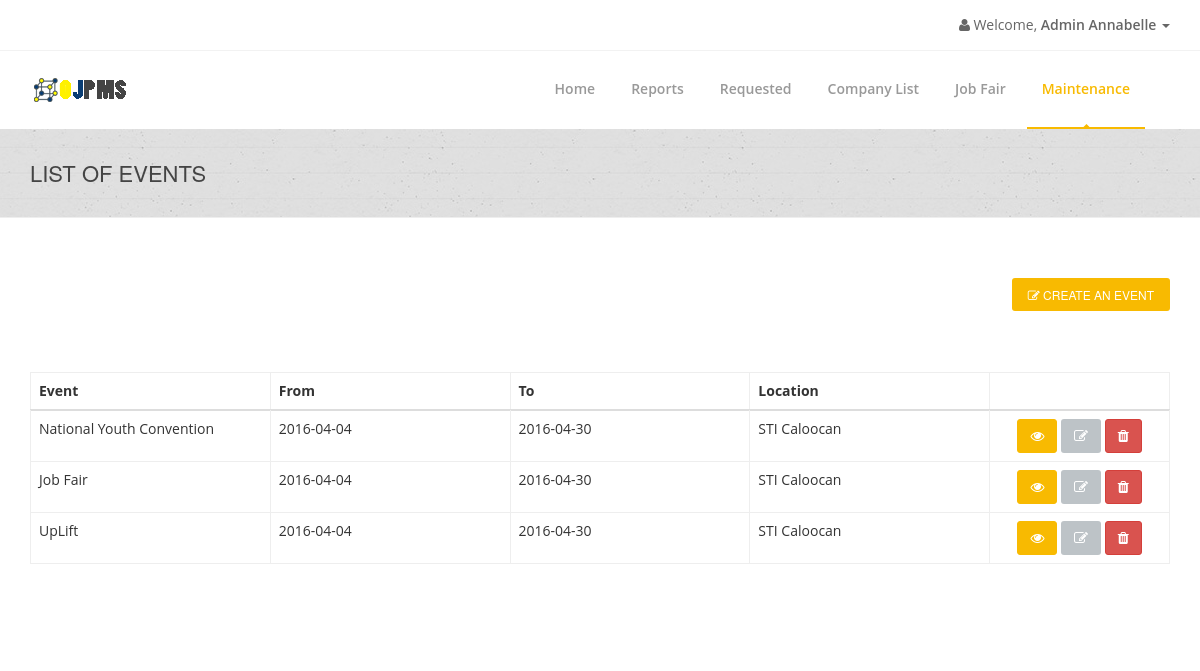
The page /admin/admin-calendar.php (signed in) on the database its author committed.
### tables this page shows
CREATE TABLE `admintbl` (
  `AdminID` int(11) NOT NULL AUTO_INCREMENT,
  `Username` varchar(255) NOT NULL,
  `Password` varchar(255) NOT NULL,
  `SaltedPassword` varchar(255) NOT NULL,
  `FirstName` varchar(255) NOT NULL,
  `MiddleName` varchar(255) NOT NULL,
  `LastName` varchar(255) NOT NULL,
  `Position` varchar(255) NOT NULL,
  `Address` varchar(255) NOT NULL,
  `ContactNumber` varchar(255) NOT NULL,
  `Usertype` varchar(255) NOT NULL,
  PRIMARY KEY (`AdminID`)
);

CREATE TABLE `admineventtbl` (
  `EventID` int(11) NOT NULL AUTO_INCREMENT,
  `AdminID` varchar(255) DEFAULT NULL,
  `EventTitle` varchar(255) DEFAULT NULL,
  `EventDatef` varchar(255) DEFAULT NULL,
  `EventDatet` varchar(255) DEFAULT NULL,
  `Location` varchar(255) DEFAULT NULL,
  `Description` varchar(255) DEFAULT NULL,
  `Status` varchar(255) DEFAULT NULL,
  `ProfileImage` varchar(255) DEFAULT NULL,
  PRIMARY KEY (`EventID`)
);

### connection.php (called while the page is built, shortened)
<?php
class GSecureSQLConfig
{
    static function get_mysqli_config($type = NULL)
    {
        if (strtoupper($type) == 'LOCALHOST') {
            return array(
                'host' => 'localhost:3306',
                'user' => 'root',
                'pass' => '',
                'db' => 'e2edb'
            );
        } else {
            return array(
                'host' => 'mysql.hostinger.ph',
                'user' => 'u305071956_e2edb',
                'pass' => 'ocCWVkS7qe',
                'db' => 'u305071956_e2edb'
            );
        }
    }
}
class GSecureSQL
{
    private static $config;
    private static function _get_mysqli_config()
    {
        self::$config = GSecureSQLConfig::get_mysqli_config();
    }
    static function query($sql, $has_return = FALSE, $types = NULL)
    {
        $cn = new mysqli(
            self::$config['host'],
            self::$config['user'],
            self::$config['pass'],
            self::$config['db']
        );
        $ret = NULL;
        $st = $cn->prepare($sql);
        if (is_null($types)) {
            if (!$has_return) {
                $st->execute();
                $st->close();
                $cn->close();
                $ret = 'Query has been executed';
            } else {
                $st->execute();
                $code_result = '$st->bind_result(';
                $bool = false;
                $p = array();
                for($i = 0; $i < $st->field_count; $i++){
                    if(!$bool){
                        $bool = true;
                        $code_result .= '$p[' . $i . ']';
                    }else{
                        $code_result .= ',$p[' . $i . ']';
                    }
                }
                $code_result .= ');';
                eval($code_result);
                $ret = array();
                $k = 0;
                while($st->fetch()){
                    for($i = 0; $i < count($p); $i++){
                        $ret[$k][$i] = $p[$i];
                    }
                    $k++;
                }
                $st->close();
                $cn->close();
            }
        } else {
            if (!$has_return) {
                $arg = func_get_args();
                $code = '$st->bind_param($types';
                for ($i = 3; $i < count($arg); $i++) {
                    $code .= ',$arg[' . $i . ']';
                }
                $code .= ');';
                eval($code);
                $st->execute();
                $st->close();
                $cn->close();
            } else {
                $arg = func_get_args();
                $code = '$st->bind_param($types';
                for ($i = 3; $i < count($arg); $i++) {
                    $code .= ',$arg[' . $i . ']';
                }
                $code .= ');';
                eval($code);
                $st->execute();
                $code_result = '$st->bind_result(';
                $bool = false;
                $p = array();
                for($i = 0; $i < $st->field_count; $i++){
                    if(!$bool){
                        $bool = true;
                        $code_result .= '$p[' . $i . ']';
                    }else{
                        $code_result .= ',$p[' . $i . ']';
                    }
                }
                $code_result .= ');';
                eval($code_result);
                $ret = array();
                $k = 0;
                while($st->fetch()){
                    for($i = 0; $i < count($p); $i++){
                        $ret[$k][$i] = $p[$i];
                    }
                    $k++;
                }
            }
        }
        return $ret;
    }
}

### admin/admin-calendar.php (the view, shortened to what this page needs)
<?php
include('../connection.php');
if(isset($_SESSION['AdminID'])){
    $AdminID = $_SESSION['AdminID'];
}else{
    header("location: ../login-admin.php");
}
$infoquery =
    GSecureSQL::query(
        "SELECT FirstName FROM admintbl WHERE AdminID = ?",
        TRUE,
        "s",
        $AdminID
    );
$FirstName = $infoquery[0][0];
?>
<!doctype html>
<html lang="en">
<head>
    <link href="../css/bootstrap.min.css" rel="stylesheet"/>
    <link href="../css/bootstrapValidator.min.css" rel="stylesheet"/>
    <link rel="stylesheet" href="../css/font-awesome.min.css" type="text/css" media="screen">
    <link rel="stylesheet" type="text/css" href="../fonts/ffonts/montserrat.css">
    <link rel="stylesheet" type="text/css" href="../fonts/ffonts/open-sans.css">
    <link rel="stylesheet" type="text/css" href="../css/slicknav.css" media="screen">
    <link rel="stylesheet" type="text/css" href="../css/style.css" media="screen">
    <link rel="stylesheet" type="text/css" href="../css/responsive.css" media="screen">
    <link rel="stylesheet" type="text/css" href="../css/animate.css" media="screen">
    <link rel="stylesheet" type="text/css" href="../css/colors/yellow.css" title="yellow" media="screen"/>
    <link rel="stylesheet" href="../css/notif.css"/>
</head>
<body>
    <div id="container">
        <div class="hidden-header"></div>
        <header class="clearfix">
            <div class="top-bar">
                <div class="container">
                    <div class="row">
                        <div class="col-md-7">
                            <ul class="contact-details">
                            </ul>
                        </div>
                        <div class="col-md-5">
                            <ul class="nav navbar-nav navbar-right">
                                <li class="dropdown">
                                    <a href="#" class="dropdown-toggle" data-toggle="dropdown"><b class="fa fa-user"></b> Welcome, <b>Admin <?php echo $FirstName; ?> </b><b class="caret"></b></a>
                                </li>
                            </ul>
                        </div>
                    </div>
                </div>
            </div>
            <div class="navbar navbar-default navbar-top">
                <div class="container">
                    <div class="navbar-header">
                         <a class="navbar-brand" href="">
                            <img src="../images/ojpms.png">
                        </a>
                    </div>
                    <div class="navbar-collapse collapse">
                        <ul class="nav navbar-nav navbar-right">
                            <li>
                                <a href="admin.php">Home</a>
                            </li>
                            <li>
                                <a>Reports</a>
                            </li>
                            <li>
                                <a href="admin-requested.php">Requested</a>
                            </li>
                            <li>
                                <a>Company List</a>
                            </li>
                            <li>
                                <a href="job-fair.php">Job Fair</a>
                            </li>
                            <li>
                                <a class="active">Maintenance</a>
                            </li>
                        </ul>
                    </div>
                </div>
            </div>
        </header>
        <div class="page-banner">
            <div class="container">
                <div class="row">
                    <div class="col-md-6">
                        <h2>List of Events</h2>
                    </div>
                </div>
            </div>
        </div>
        <div id="content">
            <div class="container">
                <div class="row">
                    <div class="col-md-6">
                    </div>
                    <div class="col-md-6">
                        <a href="admin-calendarcreateevent.php" class="main-button" style="float:right;">
                            <span class="fa fa-pencil-square-o fa-1x"></span> Create an Event
                        </a>
                    </div>
                </div>
                <div class="hr1" style="margin-top:30px;margin-bottom:30px;"></div>
                <div class="hr2"></div>
                <table class="table segment table-hover">
                    <thead>
                        <tr>
                            <th width="20%">Event</th>
                            <th width="20%">From</th>
                            <th width="20%">To</th>
                            <th width="20%">Location</th>
                            <th width="15%"></th>
                    </thead>
                    <tbody>
                        <?php
                            $adminevent_tbl =
                                GSecureSQL::query(
                                    "SELECT * FROM admineventtbl WHERE `AdminID` = ?",
                                    TRUE,
                                    "s",
                                    $AdminID
                                );
                            foreach ($adminevent_tbl as $value) {
                            $EventID = $value[0];
                            $eventtitle = $value[2];
                            $datefrom = $value[3];
                            $dateto = $value[4];
                            $location = $value[5];
                        ?>
                        <tr>
                            <td width="20%"><?php echo $eventtitle;?></td>
                            <td width="15%"><?php echo $datefrom; ?></td>
                            <td width="15%"><?php echo $dateto; ?></td>
                            <td width="20%"><?php echo $location;?></td>
                            <td width="15%" class="text-center">
                                <button class="btn btn-yellow" data-toggle="modal"
                                    data-target="#PreviewEvent<?php echo $EventID; ?>">
                                    <i class="fa fa-eye"></i>
                                </button>
                                <button class="btn btn-default" data-toggle="modal"
                                    data-target="#EditEvent<?php echo $EventID; ?>">
                                    <i class="fa fa-pencil-square-o fa-1x"></i>
                                </button>
                                <button class="btn btn-danger" data-toggle="modal"
                                    data-target="#DeleteEvent<?php echo $EventID; ?>">
                                    <i class="fa fa-trash fa-1x"></i>
                                </button>
                           </td>
                        </tr>
                        <?php
                        }
                        ?>
                    </tbody>
                </table>
            </div>
        </div>
    </div>
</body>
</html>

### css/colors/yellow.css (style rules this page uses)
a { color: #444; }
a.main-button, input[type="submit"] { background-color: #f8ba01; }
.navbar-default .navbar-nav > li:hover > a, .navbar-default .navbar-nav > li > a.active { color: #f8ba01; }
.navbar-default .navbar-nav > li > a:after { background-color: #f8ba01; }
.navbar-default .navbar-nav > li > a.active, .navbar-default .navbar-nav > li:hover > a { border-color: #f8ba01; }

### rows shown on the page
admintbl: FirstName "Annabelle"
admineventtbl: EventTitle "National Youth Convention", EventDatef "2016-04-04", EventDatet "2016-04-30", Location "STI Caloocan"
admineventtbl: EventTitle "Job Fair", EventDatef "2016-04-04", EventDatet "2016-04-30", Location "STI Caloocan"
admineventtbl: EventTitle "UpLift", EventDatef "2016-04-04", EventDatet "2016-04-30", Location "STI Caloocan"
